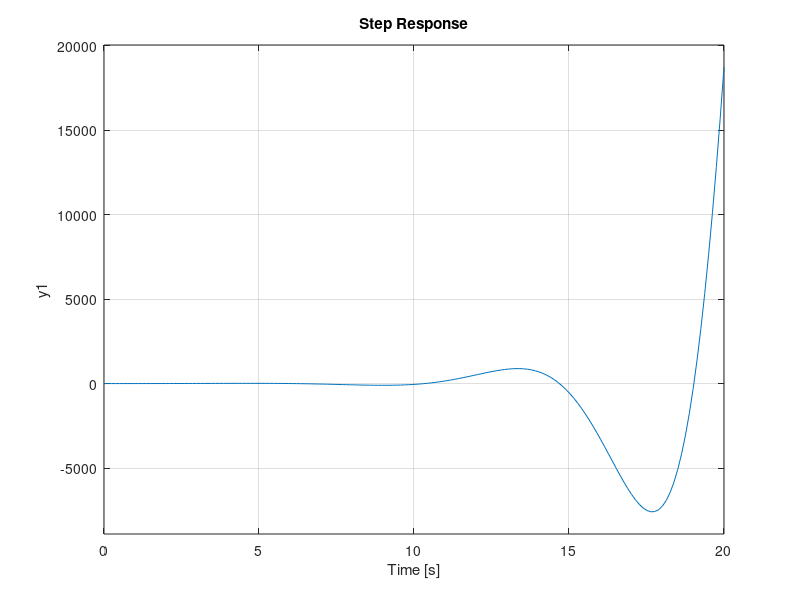

The MATLAB script that drew this image:
s = tf('s');
G = (2*s + 1) / (s^4 + 4*s^3 + 4*s^2 - 4*s - 5);
p = pole(G)
if all(real(p<0))
    disp('BIBO')
else
    disp('not BIBO')
end
step(G)
title('Soru 2: Açık çevrim sistemin step cevabı')
K = 8;
CL = feedback(K * G, 1);
pole(CL)
step(CL)
G_ol = K * G;
ess = 1 / (1 + dcgain(G_ol));
fprintf('Steady-state error: %.4f\n', ess);
CL = feedback(G_ol, 1);
step(CL)
s = tf('s');
K = 5;                     % Deneme değeri
C = K / s;                 % PI kontrolörün integral kısmı
OL = C * G;
disp(K);
CL = feedback(OL, 1);
step(CL)

ess = 1 - dcgain(CL);
fprintf('Yeni sistemde steady-state error: %.4f\n', ess);
rlocus(G);
%rlocus(-G)
s = tf('s');
C = (s + 4) / (s + 0.2);  % Lead kompansatör örneği
OL_new = C * G;
rlocus(OL_new)
step(feedback(C * G, 1))
